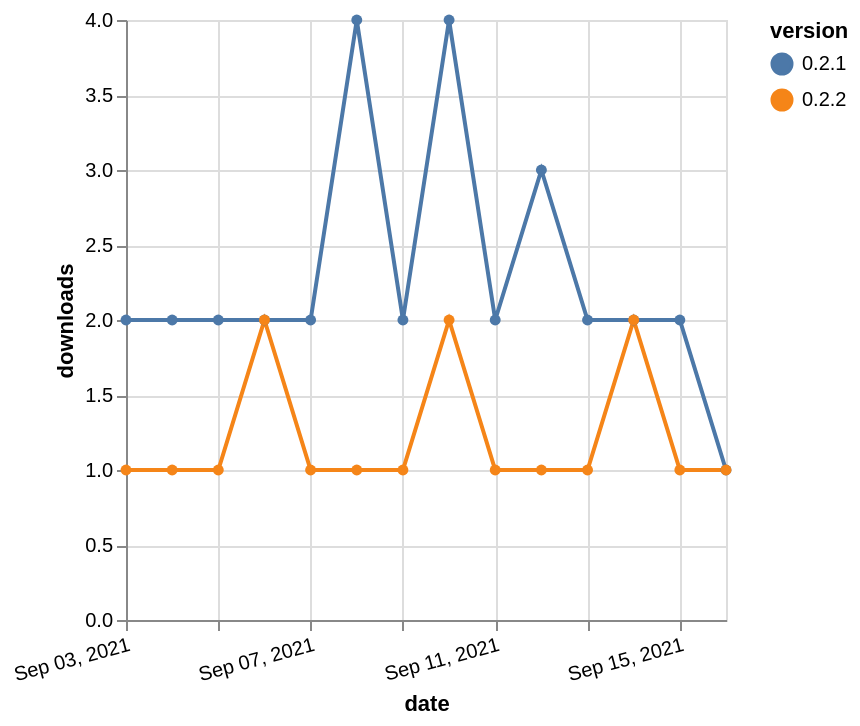

Source (Vega-Lite JSON):
### Vega-Lite specification from a JSON file in a GitHub repository (floating-point values rounded to 4 significant figures)
{"$schema": "https://vega.github.io/schema/vega-lite/v5.json", "description": "A simple bar chart with embedded data.", "data": {"values": [{"date": "2021-09-03", "total": 2878, "delta": 2, "version": "0.2.1"}, {"date": "2021-09-04", "total": 2880, "delta": 2, "version": "0.2.1"}, {"date": "2021-09-05", "total": 2882, "delta": 2, "version": "0.2.1"}, {"date": "2021-09-06", "total": 2884, "delta": 2, "version": "0.2.1"}, {"date": "2021-09-07", "total": 2886, "delta": 2, "version": "0.2.1"}, {"date": "2021-09-08", "total": 2890, "delta": 4, "version": "0.2.1"}, {"date": "2021-09-09", "total": 2892, "delta": 2, "version": "0.2.1"}, {"date": "2021-09-10", "total": 2896, "delta": 4, "version": "0.2.1"}, {"date": "2021-09-11", "total": 2898, "delta": 2, "version": "0.2.1"}, {"date": "2021-09-12", "total": 2901, "delta": 3, "version": "0.2.1"}, {"date": "2021-09-13", "total": 2903, "delta": 2, "version": "0.2.1"}, {"date": "2021-09-14", "total": 2905, "delta": 2, "version": "0.2.1"}, {"date": "2021-09-15", "total": 2907, "delta": 2, "version": "0.2.1"}, {"date": "2021-09-16", "total": 2908, "delta": 1, "version": "0.2.1"}, {"date": "2021-09-03", "total": 157, "delta": 1, "version": "0.2.2"}, {"date": "2021-09-04", "total": 158, "delta": 1, "version": "0.2.2"}, {"date": "2021-09-05", "total": 159, "delta": 1, "version": "0.2.2"}, {"date": "2021-09-06", "total": 161, "delta": 2, "version": "0.2.2"}, {"date": "2021-09-07", "total": 162, "delta": 1, "version": "0.2.2"}, {"date": "2021-09-08", "total": 163, "delta": 1, "version": "0.2.2"}, {"date": "2021-09-09", "total": 164, "delta": 1, "version": "0.2.2"}, {"date": "2021-09-10", "total": 166, "delta": 2, "version": "0.2.2"}, {"date": "2021-09-11", "total": 167, "delta": 1, "version": "0.2.2"}, {"date": "2021-09-12", "total": 168, "delta": 1, "version": "0.2.2"}, {"date": "2021-09-13", "total": 169, "delta": 1, "version": "0.2.2"}, {"date": "2021-09-14", "total": 171, "delta": 2, "version": "0.2.2"}, {"date": "2021-09-15", "total": 172, "delta": 1, "version": "0.2.2"}, {"date": "2021-09-16", "total": 173, "delta": 1, "version": "0.2.2"}]}, "width": "container", "mark": {"type": "line", "point": {"filled": true}}, "encoding": {"x": {"field": "date", "type": "temporal", "timeUnit": "yearmonthdate", "title": "date", "axis": {"labelAngle": -15}}, "y": {"field": "delta", "type": "quantitative", "title": "downloads"}, "color": {"field": "version", "type": "nominal"}, "tooltip": {"field": "delta"}}}
